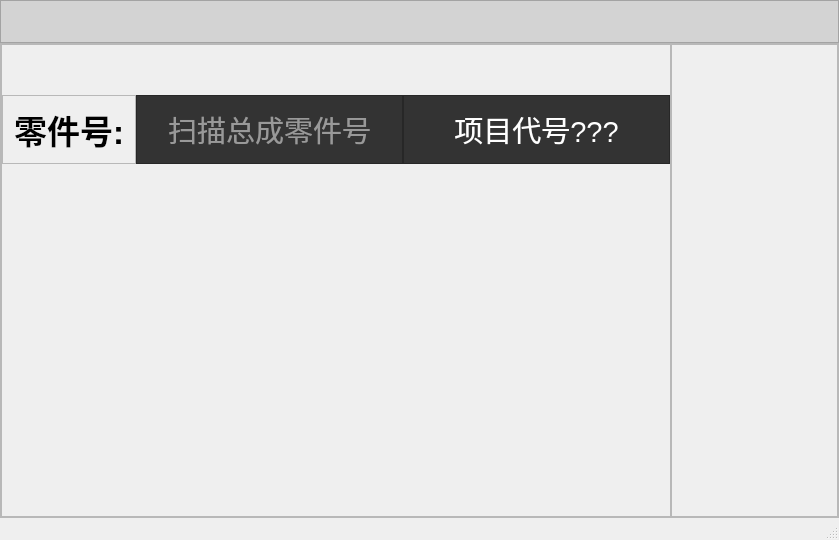
<?xml version="1.0" encoding="UTF-8"?>
<ui version="4.0">
 <class>MainWindow</class>
 <widget class="QMainWindow" name="MainWindow">
  <property name="geometry">
   <rect>
    <x>0</x>
    <y>0</y>
    <width>839</width>
    <height>540</height>
   </rect>
  </property>
  <property name="windowTitle">
   <string>MainWindow</string>
  </property>
  <widget class="QWidget" name="centralwidget">
   <layout class="QVBoxLayout" name="verticalLayout_1">
    <property name="spacing">
     <number>0</number>
    </property>
    <property name="leftMargin">
     <number>0</number>
    </property>
    <property name="topMargin">
     <number>0</number>
    </property>
    <property name="rightMargin">
     <number>0</number>
    </property>
    <property name="bottomMargin">
     <number>0</number>
    </property>
    <item>
     <widget class="QFrame" name="QFrame_Header_1">
      <property name="sizePolicy">
       <sizepolicy hsizetype="Expanding" vsizetype="Preferred">
        <horstretch>0</horstretch>
        <verstretch>1</verstretch>
       </sizepolicy>
      </property>
      <property name="styleSheet">
       <string notr="true">QFrame#QFrame_Header_1 {
	background-color: lightgray;
}</string>
      </property>
      <property name="frameShape">
       <enum>QFrame::StyledPanel</enum>
      </property>
      <property name="frameShadow">
       <enum>QFrame::Raised</enum>
      </property>
     </widget>
    </item>
    <item>
     <widget class="QFrame" name="QFrame_Bottom_1">
      <property name="sizePolicy">
       <sizepolicy hsizetype="Expanding" vsizetype="Expanding">
        <horstretch>0</horstretch>
        <verstretch>11</verstretch>
       </sizepolicy>
      </property>
      <property name="frameShape">
       <enum>QFrame::StyledPanel</enum>
      </property>
      <property name="frameShadow">
       <enum>QFrame::Raised</enum>
      </property>
      <layout class="QHBoxLayout" name="horizontalLayout_2">
       <property name="spacing">
        <number>0</number>
       </property>
       <property name="leftMargin">
        <number>0</number>
       </property>
       <property name="topMargin">
        <number>0</number>
       </property>
       <property name="rightMargin">
        <number>0</number>
       </property>
       <property name="bottomMargin">
        <number>0</number>
       </property>
       <item>
        <widget class="QFrame" name="QFrame_Left_2">
         <property name="sizePolicy">
          <sizepolicy hsizetype="Expanding" vsizetype="Expanding">
           <horstretch>4</horstretch>
           <verstretch>0</verstretch>
          </sizepolicy>
         </property>
         <property name="frameShape">
          <enum>QFrame::StyledPanel</enum>
         </property>
         <property name="frameShadow">
          <enum>QFrame::Raised</enum>
         </property>
         <layout class="QVBoxLayout" name="verticalLayout_2">
          <property name="spacing">
           <number>0</number>
          </property>
          <property name="leftMargin">
           <number>0</number>
          </property>
          <property name="topMargin">
           <number>0</number>
          </property>
          <property name="rightMargin">
           <number>0</number>
          </property>
          <property name="bottomMargin">
           <number>0</number>
          </property>
          <item>
           <widget class="QFrame" name="QFrame_CKPT_3">
            <property name="sizePolicy">
             <sizepolicy hsizetype="Expanding" vsizetype="Preferred">
              <horstretch>0</horstretch>
              <verstretch>1</verstretch>
             </sizepolicy>
            </property>
           </widget>
          </item>
          <item>
           <widget class="QFrame" name="QFrame_Program_3">
            <property name="sizePolicy">
             <sizepolicy hsizetype="Expanding" vsizetype="Preferred">
              <horstretch>0</horstretch>
              <verstretch>1</verstretch>
             </sizepolicy>
            </property>
            <layout class="QHBoxLayout" name="horizontalLayout_3">
             <property name="spacing">
              <number>0</number>
             </property>
             <property name="leftMargin">
              <number>0</number>
             </property>
             <property name="topMargin">
              <number>0</number>
             </property>
             <property name="rightMargin">
              <number>0</number>
             </property>
             <property name="bottomMargin">
              <number>0</number>
             </property>
             <item>
              <widget class="QFrame" name="QFrame_PN_Label_4">
               <property name="sizePolicy">
                <sizepolicy hsizetype="Preferred" vsizetype="Preferred">
                 <horstretch>1</horstretch>
                 <verstretch>0</verstretch>
                </sizepolicy>
               </property>
               <property name="frameShape">
                <enum>QFrame::StyledPanel</enum>
               </property>
               <property name="frameShadow">
                <enum>QFrame::Raised</enum>
               </property>
               <layout class="QHBoxLayout" name="horizontalLayout_4">
                <item>
                 <widget class="QLabel" name="PN_Label">
                  <property name="font">
                   <font>
                    <pointsize>25</pointsize>
                    <italic>false</italic>
                    <bold>true</bold>
                   </font>
                  </property>
                  <property name="text">
                   <string>零件号:</string>
                  </property>
                  <property name="alignment">
                   <set>Qt::AlignCenter</set>
                  </property>
                 </widget>
                </item>
               </layout>
              </widget>
             </item>
             <item>
              <widget class="QFrame" name="QFrame_PN_Display_4">
               <property name="sizePolicy">
                <sizepolicy hsizetype="Expanding" vsizetype="Preferred">
                 <horstretch>2</horstretch>
                 <verstretch>0</verstretch>
                </sizepolicy>
               </property>
               <property name="styleSheet">
                <string notr="true">background-color: #333333;</string>
               </property>
               <property name="frameShape">
                <enum>QFrame::StyledPanel</enum>
               </property>
               <property name="frameShadow">
                <enum>QFrame::Raised</enum>
               </property>
               <layout class="QHBoxLayout" name="horizontalLayout_5">
                <property name="spacing">
                 <number>0</number>
                </property>
                <property name="leftMargin">
                 <number>0</number>
                </property>
                <property name="topMargin">
                 <number>0</number>
                </property>
                <property name="rightMargin">
                 <number>0</number>
                </property>
                <property name="bottomMargin">
                 <number>0</number>
                </property>
                <item>
                 <widget class="QLineEdit" name="PN_Value_LineEdit">
                  <property name="font">
                   <font>
                    <pointsize>22</pointsize>
                   </font>
                  </property>
                  <property name="styleSheet">
                   <string notr="true">
                    color: white; 
                    background-color: transparent; 
                    border: 0px;
                   </string>
                  </property>
                  <property name="text">
                   <string/>
                  </property>
                  <property name="maxLength">
                   <number>8</number>
                  </property>
                  <property name="alignment">
                   <set>Qt::AlignCenter</set>
                  </property>
                  <property name="placeholderText">
                   <string>扫描总成零件号</string>
                  </property>
                 </widget>
                </item>
               </layout>
              </widget>
             </item>
             <item>
              <widget class="QFrame" name="QFrame_Program_Display_4">
               <property name="sizePolicy">
                <sizepolicy hsizetype="Expanding" vsizetype="Preferred">
                 <horstretch>2</horstretch>
                 <verstretch>0</verstretch>
                </sizepolicy>
               </property>
               <property name="styleSheet">
                <string notr="true">background-color: #333333;</string>
               </property>
               <property name="frameShape">
                <enum>QFrame::StyledPanel</enum>
               </property>
               <property name="frameShadow">
                <enum>QFrame::Raised</enum>
               </property>
               <layout class="QHBoxLayout" name="horizontalLayout_6">
                <item>
                 <widget class="QLabel" name="Program_Value_Label">
                  <property name="font">
                   <font>
                    <pointsize>22</pointsize>
                   </font>
                  </property>
                  <property name="styleSheet">
                   <string notr="true">color: white;</string>
                  </property>
                  <property name="text">
                   <string>项目代号???</string>
                  </property>
                  <property name="alignment">
                   <set>Qt::AlignCenter</set>
                  </property>
                 </widget>
                </item>
               </layout>
              </widget>
             </item>
            </layout>
           </widget>
          </item>
          <item>
           <widget class="QFrame" name="QFrame_Tests_3">
            <property name="sizePolicy">
             <sizepolicy hsizetype="Expanding" vsizetype="Expanding">
              <horstretch>0</horstretch>
              <verstretch>5</verstretch>
             </sizepolicy>
            </property>
           </widget>
          </item>
          <item>
           <widget class="QFrame" name="QFrame_Malfunction_3">
            <property name="sizePolicy">
             <sizepolicy hsizetype="Expanding" vsizetype="Preferred">
              <horstretch>0</horstretch>
              <verstretch>2</verstretch>
             </sizepolicy>
            </property>
           </widget>
          </item>
         </layout>
        </widget>
       </item>
       <item>
        <widget class="QFrame" name="QFrame_Right_2">
         <property name="sizePolicy">
          <sizepolicy hsizetype="Expanding" vsizetype="Expanding">
           <horstretch>1</horstretch>
           <verstretch>0</verstretch>
          </sizepolicy>
         </property>
         <property name="frameShape">
          <enum>QFrame::StyledPanel</enum>
         </property>
         <property name="frameShadow">
          <enum>QFrame::Raised</enum>
         </property>
        </widget>
       </item>
      </layout>
     </widget>
    </item>
   </layout>
  </widget>
  <widget class="QMenuBar" name="menubar">
   <property name="geometry">
    <rect>
     <x>0</x>
     <y>0</y>
     <width>839</width>
     <height>22</height>
    </rect>
   </property>
  </widget>
  <widget class="QStatusBar" name="statusbar"/>
 </widget>
 <resources/>
 <connections/>
</ui>
